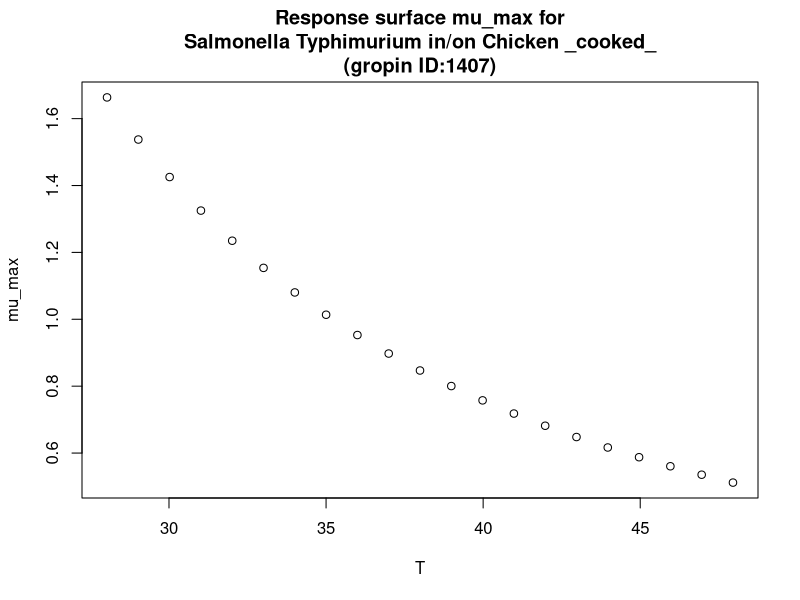

The R script that drew this image:
#############################
# start of Parameter script
#############################
T <- seq(28.028,47.952047952048,length.out=21)
#############################
# end of Parameter script
#############################
############################# 
# start of Model script Gropin ID 1407 
#############################
 
# constant coefficients for this model
 
variables <- data.frame(T)
argumentsPar <- expand.grid(variables)
 
# heart of the model
response_surface <- function(T) {
   mumax <-(32/(T-3.217))^2

return(mumax=mumax)
} 

# output parameters
mumax <- cbind(argumentsPar,response_surface(argumentsPar['T']))
colnames(mumax) <- c(colnames(argumentsPar),'mumax')
#############################
# End of Model script
#############################
############################# 
# start of Visualisation script Gropin ID 1407 
#############################
plot(T,mumax$mumax,
                          xlab='T',
                          ylab='mu_max',main='Response surface mu_max for
Salmonella Typhimurium in/on Chicken _cooked_
(gropin ID:1407)')
#############################
# End of Visualisation script
#############################
